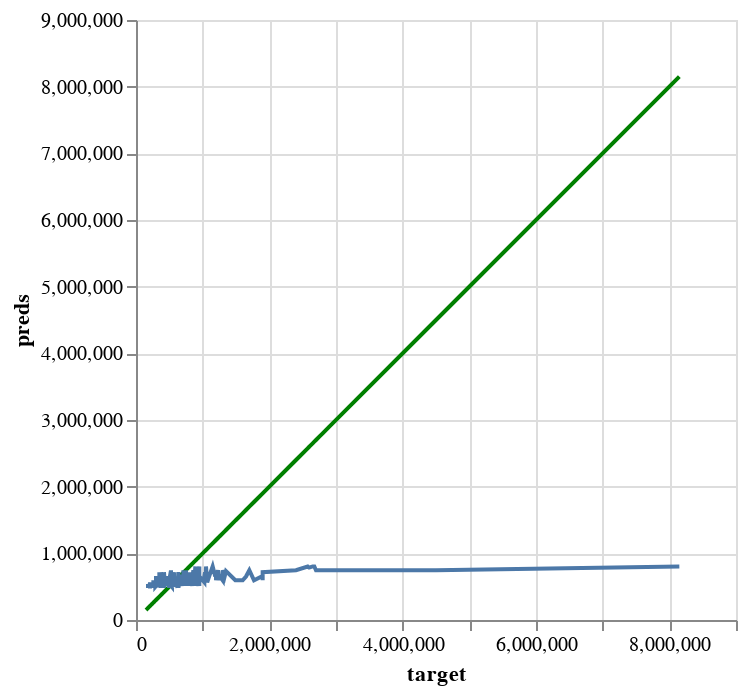

The code cell stored with this chart in its notebook:
### Code cell
# Solution
perfect_val = alt.Chart(pd.DataFrame({'target': y_val, 'preds': y_val})).mark_line(color='green').encode(
    x='target',
    y='preds'
)

pred_chart_val = alt.Chart(pd.DataFrame({'target': y_val, 'preds': y_val_preds})).mark_line().encode(
    x='target',
    y='preds'
  )

perfect_val + pred_chart_val

### Figure 1 — Vega-Lite specification as saved in the notebook (floating-point values rounded to 4 significant figures; data arrays with more than 128 entries replaced by an {"elided": "..."} marker saying what was removed)
{"config": {"view": {"continuousWidth": 300, "continuousHeight": 300}}, "layer": [{"data": {"name": "data-e3a56614e778f676a77113fc73cae3da"}, "mark": {"type": "line", "color": "green"}, "encoding": {"x": {"field": "target", "type": "quantitative"}, "y": {"field": "preds", "type": "quantitative"}}}, {"data": {"name": "data-e6300e941dd4334d7f6d6e9890281157"}, "mark": {"type": "line"}, "encoding": {"x": {"field": "target", "type": "quantitative"}, "y": {"field": "preds", "type": "quantitative"}}}], "$schema": "https://vega.github.io/schema/vega-lite/v5.20.1.json", "datasets": {"data-e3a56614e778f676a77113fc73cae3da": {"elided": "466 records"}, "data-e6300e941dd4334d7f6d6e9890281157": {"elided": "466 records"}}}
